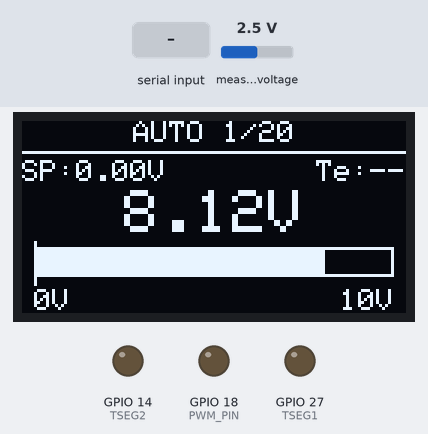
A sketch run on a simulated ESP32. On the bench: 128×64 one-colour display, output pins drawn as LEDs (lit = HIGH). The inputs (shaded band) are chosen by the test bench; at power-on: measured voltage 2.5 V. What the sketch prints to the serial monitor is not drawn.

Above: at 3.3 s.
3.4 s: "5\n" received over Serial
At 4.0 s:
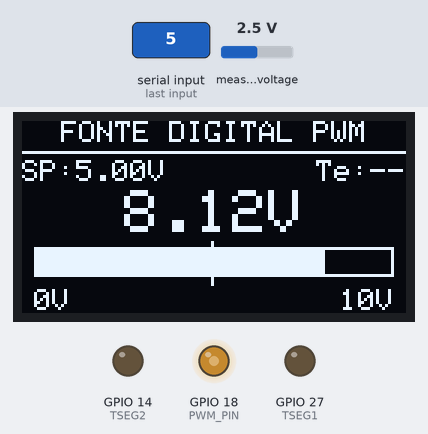
5.1 s: measured voltage set to 0.1 V
At 6.8 s:
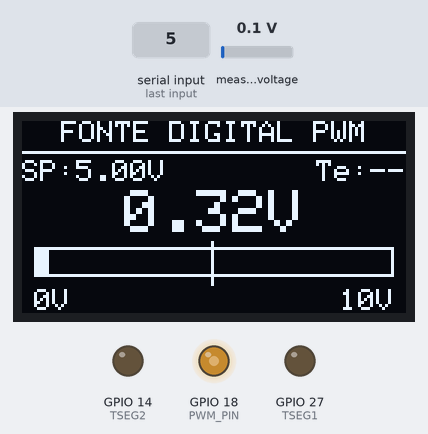
7.1 s: "T=90\n" received over Serial
At 7.6 s:
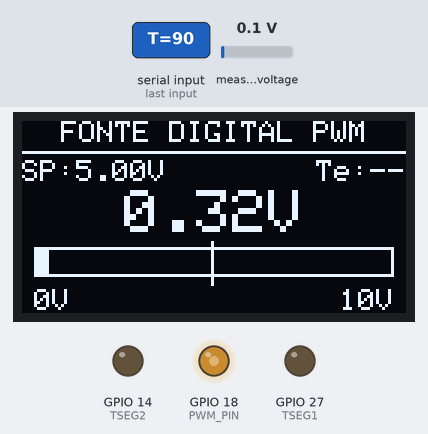
8.8 s: measured voltage set to 1.2 V
At 10.4 s:
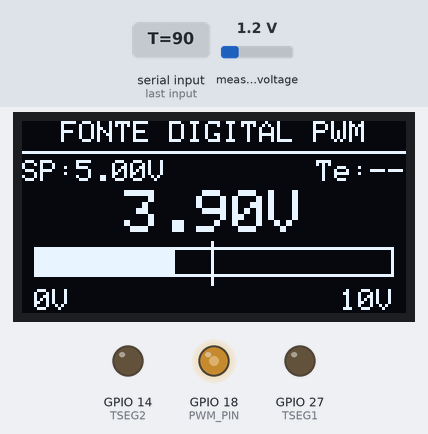
10.7 s: measured voltage set to 2.5 V
At 11.07 s:
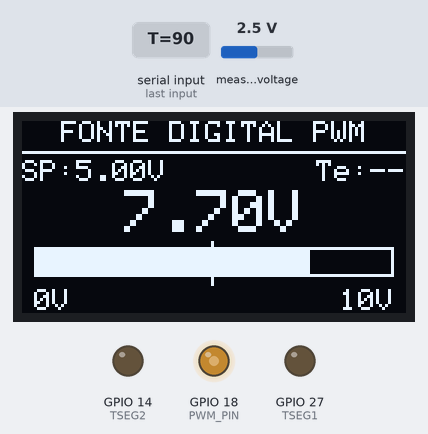
Timing chart, 0 to 13.7 s (numbered marks = the images above; inputs shaded):
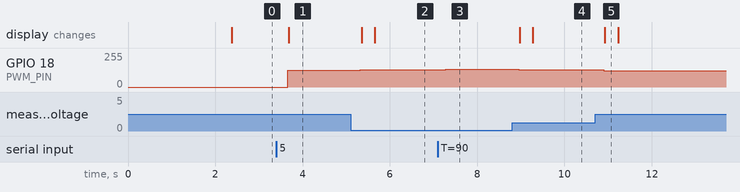

The sketch:

FonteDigitalPWM_Deadbeat.ino
```cpp
// Fonte digital 0 a 10 V com controle deadbeat (ESP32 na placa PAT-DAELN v2.1)
//
// GPIO18: PWM de 2 kHz e 8 bits para o modulo LC-LM358-PWM2V, que gera a saida de 0 a 10 V.
// I2C (GPIO21/22): ADS1015 (0x48), que le a saida por um divisor de 2,7 k / 1,2 k, e OLED SSD1306 (0x3C).
//
// Modelo de 1a ordem discretizado: a = exp(-Ts/tau), b = K(1 - a), com K = 1.
// Lei deadbeat: u[k] = (r - a y[k]) / b, mais um trim integrador com anti-windup
// que corrige o erro de regime.
//
// Ciclo de Ts = 250 ms: 10 leituras do ADS1015 a cada 25 ms, media, decisao e espera.
// O degrau e considerado estabilizado apos 4 ciclos seguidos com erro de ate 0,025 V
// sem troca de sinal; a partir dai o comando fica congelado ate o proximo setpoint.
//
// Serial a 115200 baud:
//   numero de 0 a 10  -> novo setpoint em volts
//   T=valor           -> tau em ms
//   STATUS            -> parametros atuais
//   RUN               -> reinicia a sequencia automatica 0, 1, 0, 2 ... 0, 10 V (10 s por patamar),
//                        que tambem comeca sozinha cerca de 2 s apos ligar
//   STOP              -> interrompe a sequencia
// Saida em CSV, uma linha por ciclo: t_ms,passo,SP,y,u,bias,estavel
//
// OLED: titulo (ou AUTO n/20), setpoint, tempo de estabelecimento do ultimo degrau,
// valor medido em destaque e barra de 0 a 10 V com marcador do setpoint.

#include <Wire.h>
#include <Adafruit_ADS1X15.h>
#include <Adafruit_GFX.h>
#include <Adafruit_SSD1306.h>

Adafruit_ADS1015 ads;
Adafruit_SSD1306 oled(128, 64, &Wire, -1);

// Saida PWM
#define PWM_PIN   18
#define PWM_FREQ  2000
#define PWM_RES   8

// Divisor do ADS1015: 1,2 / (2,7 + 1,2)
#define RATIO_ADS  0.3077f

// Transistores auxiliares da placa, mantidos desligados
#define TSEG1 27
#define TSEG2 14

// Barra de progresso no OLED
#define BAR_X       4
#define BAR_Y       42
#define BAR_W       120
#define BAR_H       10
#define BAR_MAXV    10.0f

// Modelo da planta e periodo de amostragem
float tau_ms = 30.0f;
float Ts_ms  = 250.0f;
float Kgain  = 1.0f;
float a_param, b_param;

float setpoint = 0.0f;
float yMedido  = 0.0f;
float uAtual   = 0.0f;

// Trim integrador e deteccao de regime
float biasIntegral = 0.0f;
bool  jaEstabilizou = false;
unsigned long tInicioDegrau = 0;
long teUltimo_ms = -1;
int   ciclosEstaveis = 0;
#define TOL_ESTAVEL      0.025f
#define CICLOS_P_ESTAVEL 4
float erroAnterior = 0.0f;
#define KI_TRIM       0.15f
#define BIAS_LIMITE   2.0f
#define ERRO_TRIM_MAX 0.5f
#define ERRO_DEADZONE 0.02f

String uartBuf = "";
bool   entradaInvalida = false;

// Sequencia automatica de degraus, sempre voltando a 0 V entre eles
struct DegrauStep { float valor; unsigned long duracao_ms; };
DegrauStep sequenciaDegraus[] = {
  {0.0f,10000},{1.0f,10000},
  {0.0f,10000},{2.0f,10000},
  {0.0f,10000},{3.0f,10000},
  {0.0f,10000},{4.0f,10000},
  {0.0f,10000},{5.0f,10000},
  {0.0f,10000},{6.0f,10000},
  {0.0f,10000},{7.0f,10000},
  {0.0f,10000},{8.0f,10000},
  {0.0f,10000},{9.0f,10000},
  {0.0f,10000},{10.0f,10000}
};
const int NUM_DEGRAUS = sizeof(sequenciaDegraus) / sizeof(sequenciaDegraus[0]);

bool autoRodando = false;
int  autoIndice  = 0;
unsigned long autoTStep     = 0;
unsigned long autoTInicioAbs = 0;

void iniciaAuto() {
  autoRodando   = true;
  autoIndice    = 0;
  autoTStep     = millis();
  autoTInicioAbs = millis();
  setpoint      = sequenciaDegraus[0].valor;
  reiniciaCiclo();
  Serial.println("=== INICIANDO SEQUENCIA AUTOMATICA DE DEGRAUS (RUN) ===");
  Serial.print("Total de passos: "); Serial.println(NUM_DEGRAUS);
  Serial.print("Passo 1/"); Serial.print(NUM_DEGRAUS);
  Serial.print(" -> SP="); Serial.print(sequenciaDegraus[0].valor, 2);
  Serial.print("V  duracao_ms="); Serial.println(sequenciaDegraus[0].duracao_ms);
  Serial.println("Log CSV continuo (formato: t_ms,passo,SP,y,u,bias,estavel)");
  Serial.println("t_ms,passo,SP,y,u,bias,estavel");
}

void atualizaAuto() {
  if (!autoRodando) return;
  unsigned long ag = millis();
  if (ag - autoTStep >= sequenciaDegraus[autoIndice].duracao_ms) {
    autoIndice++;
    if (autoIndice >= NUM_DEGRAUS) {
      autoRodando = false;
      setpoint = 0.0f;
      reiniciaCiclo();
      Serial.println("=== SEQUENCIA AUTOMATICA CONCLUIDA ===");
      return;
    }
    autoTStep = ag;
    setpoint  = sequenciaDegraus[autoIndice].valor;
    reiniciaCiclo();
    Serial.print("Passo "); Serial.print(autoIndice + 1); Serial.print("/"); Serial.print(NUM_DEGRAUS);
    Serial.print(" -> SP="); Serial.print(sequenciaDegraus[autoIndice].valor, 2);
    Serial.print("V  duracao_ms="); Serial.println(sequenciaDegraus[autoIndice].duracao_ms);
  }
}

// Maquina de estados do ciclo de controle
enum EstadoCtrl { ST_LEITURA, ST_MEDIA, ST_DECISAO, ST_ESPERA };
EstadoCtrl estado = ST_LEITURA;

#define NUM_AMOSTRAS_ADS     10
#define INTERVALO_ADS_MS     25
int   amostraCount  = 0;
float somaAmostras  = 0.0f;
unsigned long tAmostra     = 0;
unsigned long tCicloInicio = 0;

// Reinicia a janela de leitura e zera o trim a cada troca de setpoint
void reiniciaCiclo() {
  amostraCount = 0;
  somaAmostras = 0.0f;
  tAmostra     = millis();
  tCicloInicio = millis();
  tInicioDegrau = millis();
  estado       = ST_LEITURA;
  biasIntegral = 0.0f;
  jaEstabilizou = false;
  ciclosEstaveis = 0;
  erroAnterior = 0.0f;
  teUltimo_ms = -1;
}

void apagaTransistores() {
  digitalWrite(TSEG1, LOW);
  digitalWrite(TSEG2, LOW);
}

void oledCtr(int y, const char* s) {
  oledCtrSize(y, s, 1);
}

void oledCtrSize(int y, const char* s, int textSize) {
  int charW = 6 * textSize;
  int x = (128 - (int)strlen(s) * charW) / 2;
  if (x < 0) x = 0;
  oled.setCursor(x, y);
  oled.print(s);
}

// Coeficientes do modelo discreto
void recalculaModelo() {
  a_param = exp(-Ts_ms / tau_ms);
  b_param = Kgain * (1.0f - a_param);
}

// Converte 0 a 10 V em duty de 0 a 255
void aplicaComando(float v) {
  if (v < 0)  v = 0;
  if (v > 10) v = 10;
  int pwmVal = (int)((v / 10.0f) * 255.0f + 0.5f);
  if (pwmVal < 0)   pwmVal = 0;
  if (pwmVal > 255) pwmVal = 255;
  ledcWrite(PWM_PIN, pwmVal);
}

// Leitura do ADS1015 convertida para a tensao de saida
float lerADS() {
  int16_t raw  = ads.readADC_SingleEnded(0);
  float   vDiv = ads.computeVolts(raw);
  return vDiv / RATIO_ADS;
}

void desenhaBarra(float valorY, float valorSP) {
  oled.drawRect(BAR_X, BAR_Y, BAR_W, BAR_H, SSD1306_WHITE);

  float frac = valorY / BAR_MAXV;
  if (frac < 0) frac = 0;
  if (frac > 1) frac = 1;
  int fillW = (int)(frac * (BAR_W - 2) + 0.5f);
  if (fillW > 0) {
    oled.fillRect(BAR_X + 1, BAR_Y + 1, fillW, BAR_H - 2, SSD1306_WHITE);
  }

  float fracSP = valorSP / BAR_MAXV;
  if (fracSP < 0) fracSP = 0;
  if (fracSP > 1) fracSP = 1;
  int xSP = BAR_X + (int)(fracSP * (BAR_W - 2) + 0.5f);
  oled.drawLine(xSP, BAR_Y - 2, xSP, BAR_Y + BAR_H + 2, SSD1306_WHITE);

  oled.setCursor(BAR_X, BAR_Y + BAR_H + 4);
  oled.print("0V");
  char bufMax[6];
  sprintf(bufMax, "%dV", (int)BAR_MAXV);
  int wMax = strlen(bufMax) * 6;
  oled.setCursor(BAR_X + BAR_W - wMax, BAR_Y + BAR_H + 4);
  oled.print(bufMax);
}

// Tela do OLED
void mostraOLED() {
  oled.clearDisplay();
  oled.setTextSize(1);
  oled.setTextColor(SSD1306_WHITE);

  if (autoRodando) {
    char titulo[20];
    sprintf(titulo, "AUTO %d/%d", autoIndice + 1, NUM_DEGRAUS);
    oledCtr(0, titulo);
  } else {
    oledCtr(0, "FONTE DIGITAL PWM");
  }
  oled.drawLine(0, 10, 127, 10, SSD1306_WHITE);

  char bufSP[10];
  sprintf(bufSP, "SP:%.2fV", setpoint);
  oled.setCursor(0, 13);
  oled.print(bufSP);

  char bufTe[14];
  if (teUltimo_ms < 0) {
    sprintf(bufTe, "Te:--");
  } else {
    sprintf(bufTe, "Te:%ldms", teUltimo_ms);
  }
  int wTe = (int)strlen(bufTe) * 6;
  oled.setCursor(128 - wTe, 13);
  oled.print(bufTe);

  oled.setTextSize(2);
  char buf[12];
  sprintf(buf, "%.2fV", yMedido);
  oledCtrSize(23, buf, 2);
  oled.setTextSize(1);

  desenhaBarra(yMedido, setpoint);

  oled.display();
  apagaTransistores();
}

// Linha de log em CSV
void logCSV(int estavelFlag) {
  Serial.print(millis());        Serial.print(",");
  Serial.print(autoRodando ? (autoIndice + 1) : 0); Serial.print(",");
  Serial.print(setpoint, 3);     Serial.print(",");
  Serial.print(yMedido, 4);      Serial.print(",");
  Serial.print(uAtual, 4);       Serial.print(",");
  Serial.print(biasIntegral, 4); Serial.print(",");
  Serial.println(estavelFlag);
}

void mostraStatus() {
  Serial.println("---- STATUS DO MODELO ----");
  Serial.print("tau = "); Serial.print(tau_ms); Serial.println(" ms");
  Serial.print("Ts  = "); Serial.print(Ts_ms);  Serial.println(" ms");
  Serial.print("K   = "); Serial.println(Kgain);
  Serial.print("a   = "); Serial.println(a_param, 4);
  Serial.print("b   = "); Serial.println(b_param, 4);
  Serial.print("RATIO_ADS = "); Serial.println(RATIO_ADS, 4);
  Serial.print("PWM_PIN   = "); Serial.println(PWM_PIN);
  Serial.print("bias trim = "); Serial.println(biasIntegral, 4);
  Serial.println("---------------------------");
}

// Comandos pela serial
void processaUART() {
  while (Serial.available()) {
    char c = Serial.read();
    if (c == '\n' || c == '\r') {
      if (uartBuf.length() > 0) {
        uartBuf.trim();
        String cmd = uartBuf;
        cmd.toUpperCase();

        if (cmd == "STATUS") {
          mostraStatus();
        }
        else if (cmd == "RUN") {
          iniciaAuto();
        }
        else if (cmd == "STOP") {
          autoRodando = false;
          Serial.println("Sequencia automatica interrompida manualmente.");
        }
        else if (cmd.startsWith("T=")) {
          float novoTau = uartBuf.substring(2).toFloat();
          if (novoTau > 1.0f) {
            tau_ms = novoTau;
            recalculaModelo();
            Serial.print("Novo tau = "); Serial.print(tau_ms); Serial.println(" ms");
            mostraStatus();
          } else {
            Serial.println("Tau invalido (deve ser > 1 ms).");
          }
        }
        else {
          bool valido = true, temDigito = false;
          for (unsigned int i = 0; i < uartBuf.length(); i++) {
            char ch = uartBuf[i];
            if (isDigit(ch)) temDigito = true;
            else if (ch != '.' && ch != '-') { valido = false; break; }
          }
          if (!temDigito) valido = false;

          float valor = uartBuf.toFloat();
          if (valido && valor >= 0.0f && valor <= 10.0f) {
            autoRodando = false;
            setpoint = valor;
            entradaInvalida = false;
            reiniciaCiclo();
            Serial.print("Novo setpoint: "); Serial.print(setpoint, 2); Serial.println(" V");
          } else {
            entradaInvalida = true;
            Serial.print("ENTRADA INVALIDA: '"); Serial.print(uartBuf);
            Serial.println("' -- numero 0-10, 'T=valor', 'RUN', 'STOP' ou 'STATUS'. Setpoint mantido.");
          }
        }
      }
      uartBuf = "";
    } else {
      uartBuf += c;
    }
  }
}

// Inicializacao; a sequencia automatica comeca cerca de 2 s depois
void setup() {

  pinMode(TSEG1, OUTPUT); digitalWrite(TSEG1, LOW);
  pinMode(TSEG2, OUTPUT); digitalWrite(TSEG2, LOW);

  ledcAttach(PWM_PIN, PWM_FREQ, PWM_RES);
  aplicaComando(0.0f);

  Serial.begin(115200);

  Wire.begin(21, 22);

  if (!ads.begin(0x48)) {
    Serial.println("ADS1015 nao encontrado! Verifique wiring I2C e endereco.");
    while (true);
  }
  ads.setGain(GAIN_ONE);

  if (!oled.begin(SSD1306_SWITCHCAPVCC, 0x3C)) {
    Serial.println("OLED nao encontrado!"); while (true);
  }

  recalculaModelo();
  mostraOLED();

  tCicloInicio = millis();
  tAmostra     = millis();
  estado       = ST_LEITURA;

  Serial.println("FONTE DIGITAL PWM - Controle Deadbeat (ADS1015) pronto.");
  Serial.println("Comandos: numero 0-10 | T=valor_ms | RUN (sequencia 0-1-0-2..0-10) | STOP | STATUS");
  Serial.println("FSM: 10 leituras ADS1015 (25ms/leitura) -> decisao a cada 250ms");
  Serial.println("Pinout confirmado: PWM=GPIO18, RATIO_ADS=0.3077, K real~1.01");
  Serial.println("Log CSV continuo (formato: t_ms,passo,SP,y,u,bias,estavel)");
  Serial.println("t_ms,passo,SP,y,u,bias,estavel");
  mostraStatus();

  delay(2000);
  iniciaAuto();
}

// Ciclo de controle
void loop() {
  processaUART();
  atualizaAuto();

  unsigned long ag = millis();

  switch (estado) {

    // 10 leituras, uma a cada 25 ms
    case ST_LEITURA:
      if (ag - tAmostra >= (unsigned long)INTERVALO_ADS_MS) {
        tAmostra = ag;
        somaAmostras += lerADS();
        amostraCount++;
        if (amostraCount >= NUM_AMOSTRAS_ADS) {
          estado = ST_MEDIA;
        }
      }
      break;

    case ST_MEDIA: {
      yMedido = somaAmostras / (float)NUM_AMOSTRAS_ADS;
      estado = ST_DECISAO;
      break;
    }

    // Lei deadbeat, deteccao de regime e trim
    case ST_DECISAO: {
      if (jaEstabilizou) {
        mostraOLED();
        logCSV(1);
        estado = ST_ESPERA;
        break;
      }

      float erro = setpoint - yMedido;

      float uCalc = (setpoint - a_param * yMedido) / b_param + biasIntegral;
      uAtual = uCalc;
      if (uAtual < 0)  uAtual = 0;
      if (uAtual > 10) uAtual = 10;
      bool saturado = (uCalc != uAtual);

      aplicaComando(uAtual);
      mostraOLED();

      bool inverteuSinal = (erro > 0 && erroAnterior < 0) || (erro < 0 && erroAnterior > 0);

      if (fabs(erro) <= TOL_ESTAVEL && !inverteuSinal) {
        ciclosEstaveis++;
      } else {
        ciclosEstaveis = 0;
      }

      if (!jaEstabilizou && ciclosEstaveis >= CICLOS_P_ESTAVEL) {
        jaEstabilizou = true;
        unsigned long tAbs = millis();
        teUltimo_ms = (long)(tAbs - tInicioDegrau);
      }

      logCSV(jaEstabilizou ? 1 : 0);

      // O trim so integra fora da zona morta, sem saturacao e sem troca de sinal do erro
      if (!saturado && !inverteuSinal && fabs(erro) < ERRO_TRIM_MAX && fabs(erro) > ERRO_DEADZONE) {
        biasIntegral += KI_TRIM * erro;
        if (biasIntegral >  BIAS_LIMITE) biasIntegral =  BIAS_LIMITE;
        if (biasIntegral < -BIAS_LIMITE) biasIntegral = -BIAS_LIMITE;
      }
      erroAnterior = erro;

      estado = ST_ESPERA;
      break;
    }

    // Aguarda completar os 250 ms
    case ST_ESPERA:
      if (ag - tCicloInicio >= (unsigned long)Ts_ms) {
        tCicloInicio = ag;
        tAmostra     = ag;
        amostraCount = 0;
        somaAmostras = 0.0f;
        estado       = ST_LEITURA;
      }
      break;
  }
}
```

Measured:
- after the input at 3.4 s, GPIO 18 (PWM_PIN): 0/255 → 127/255 after 0.25 s; the display: changes after 0.28 s (image 1)
- after the input at 5.1 s, GPIO 18 (PWM_PIN): 127/255 → 128/255 after 0.22 s; the display: first changes after 0.25 s (image 2 shows a later state)
- after the input at 7.1 s, GPIO 18 (PWM_PIN): 128/255 → 134/255 after 0.18 s
- after the input at 8.8 s, GPIO 18 (PWM_PIN): 134/255 → 131/255 after 0.15 s, → 128/255 0.28 s later; the display: first changes after 0.17 s (image 4 shows a later state)
- after the input at 10.7 s, GPIO 18 (PWM_PIN): 128/255 → 123/255 after 0.20 s, → 122/255 0.28 s later; the display: changes after 0.23 s (image 5)
